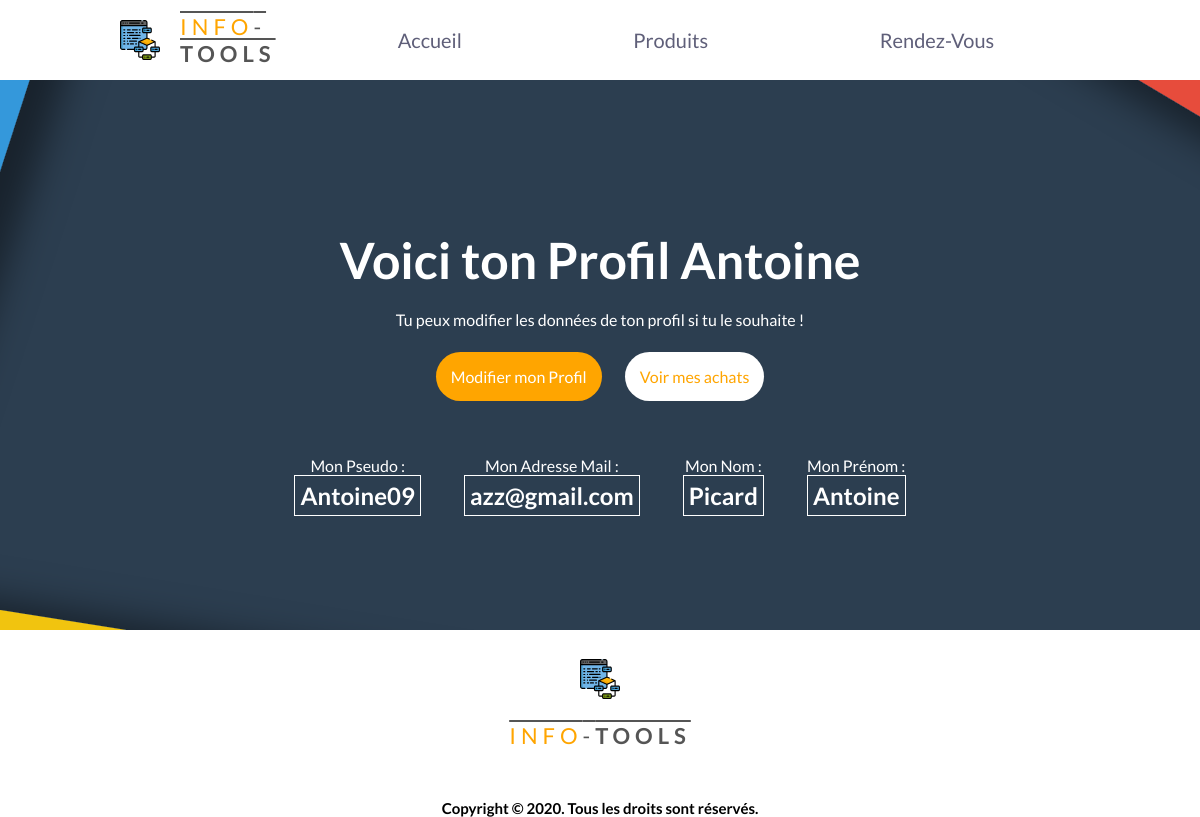
The page /php/profil.php?id=2 on the database its author committed.
### tables this page shows
CREATE TABLE IF NOT EXISTS `utilisateur` (
`IdUti` int(11) NOT NULL,
  `ObjectGuid` varchar(255) DEFAULT NULL,
  `NumRole` int(11) DEFAULT NULL,
  `Username` varchar(255) DEFAULT NULL,
  `Nom` varchar(11) NOT NULL,
  `Prenom` varchar(11) DEFAULT NULL,
  `Mdp` varchar(100) DEFAULT NULL,
  `Mail` varchar(100) NOT NULL,
  `Tel` varchar(11) DEFAULT NULL,
  `Adresse` varchar(300) DEFAULT NULL,
  `CP` char(5) DEFAULT NULL,
  `Ville` varchar(50) DEFAULT NULL,
  `Pseudo` varchar(20) DEFAULT NULL
);

### php/profil.php (the view, shortened to what this page needs)
<!DOCTYPE html>
<html lang="fr">
    <head>
        <link rel="stylesheet" href="../css/style.css" />
    </head>
    <body>
            <header>
                <div class="logo-container">
                    <img src="../img/logo/algorithm.svg" alt="logo" />
                    <h4 class="logo"><span class="color-info">Info</span>-<b>Tools</b></h4>
                </div>
                <nav>
                    <ul class="nav-links">
                        <li><a class="link" href="../index.php">Accueil</a></li>
                        <li><a class="link" href="product.php">Produits</a></li>
                        <li><a class="link" href="appointment.php">Rendez-Vous</a></li>
                    </ul>
                        <?php
                            global $db;
                        ?>
                </nav>
            </header>
            <?php
                if(isset($_GET['id']) AND $_GET['id'] > 0)
                {
                    $getid = intval($_GET['id']);
                    $requser = $db->prepare('SELECT * FROM utilisateur WHERE IdUti = ?');
                    $requser->execute(array($getid));
                    $userinfo = $requser->fetch();
            ?>
                <div class="main-image">
                    <?php
                        echo '<h1>Voici ton Profil '.$userinfo['Prenom'].'</h1>';
                    ?>
                    <p>Tu peux modifier les données de ton profil si tu le souhaite !</p>
                    <br/><br/>
                    <a class="profile" href="modifprofil.php">Modifier mon Profil</a>
                    <a class="profilachat" href="pageachat.php?id=<?php echo $_SESSION['IdUti'] ?>">Voir mes achats</a>
                    <div class="profil">
                    <ul>
                        <li><?php echo '<label>Mon Pseudo :</label><h2>'.$userinfo['Pseudo'].'</h2>'; ?></li>
                        <li><?php echo '<label>Mon Adresse Mail :</label><h2>'.$userinfo['Mail'].'</h2>'; ?></li>
                        <li><?php echo '<label>Mon Nom :</label><h2>'.$userinfo['Nom'].'</h2>'; ?></li>
                        <li><?php echo '<label>Mon Prénom :</label><h2>'.$userinfo['Prenom'].'</h2>'; ?></li>
                    </ul>
                </div>
                </div>
                <br />
            <?php
                }
            ?>
            <footer>
                <div class="footer">
                    <div class="logo-container-footer">
                        <img src="../img/logo/algorithm.svg" alt="logo" />
                        <h4 class="logo"><span class="color-info">Info</span>-<b>Tools</b></h4>
                    </div>
                    <div class="copyright">Copyright &copy 2020. Tous les droits sont réservés.</div>
                </div>
            </footer>
    </body>
</html>

### css/style.css (style rules this page uses)
* { margin: 0%; padding: 0%; box-sizing: border-box; font-family: 'Lato', sans-serif; }
html { scroll-behavior: smooth; }
a { text-decoration: none; color: white; }
header { display: flex; height: 10vh; width: 80%; margin: auto; align-items: center; }
.nav-links a { font-size: 20px; }
.logo-container img { width: 5vh; }
.logo-container { flex: 1; }
.color-info { color: orange; }
.logo { font-size: 22px; font-weight: 400; margin: 20px; text-transform: uppercase; letter-spacing: 5px; text-decoration: overline; }
nav { flex: 4; }
.logo-container, .nav-links { display: flex; }
.nav-links { justify-content: space-around; }
.link { color: #5f5f79; font-size: 18px; text-decoration: none; list-style-type:none; position: relative; }
.link::after { content: ''; transform-origin: 0 0; transform: scaleX(0); position: absolute; bottom: 0; left: 0; right: 0; height: .1em; background: black; z-index: -1; opacity: 0.5; transition: transform .3s; }
.nav-links li { list-style: none; }
h4 { color: #555; font-weight: normal; }
.copyright { font-size: 15px; text-align: center; font-weight: bold; padding-top:30px; color:rgb(0, 0, 0); }
.logo-container-footer img { width: 5vh; }
.logo-container-footer { flex: 1; text-align: center; margin-top:10px; }
.main-image { height: 550px; background: url("../img/profil/profil.png") no-repeat center; text-align: center; color: white; }
.main-image h1 { padding-top: 150px; font-size: 50px; }
.main-image p { padding-top:20px; }
.main-image a.profile { background: orange; cursor: pointer; font-size: 16px; border: none; color: white; margin: auto; outline: none; border-radius: 50px; text-decoration: none; padding: 15px; }
.main-image a.profilachat { background: white; cursor: pointer; font-size: 16px; border: none; color: orange; margin: auto; outline: none; border-radius: 50px; text-decoration: none; padding: 15px; margin-left: 20px; }
.profil ul li { display: inline-block; padding: 20px; }
.profil { text-align: center; margin-top:50px; }
.profil h2 { border: 1px solid; padding : 5px; }
.logo-container-footer { flex: 1; text-align: center; }

### rows shown on the page
utilisateur: Prenom "Antoine", Pseudo "Antoine09", Mail "azz@gmail.com", Nom "Picard"
